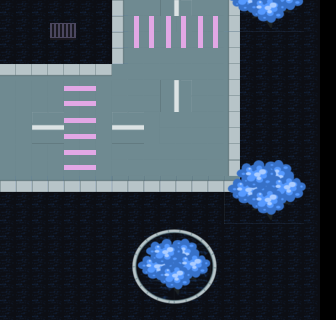

The image is a tile-based game level rendered from a .tmx file. Its description and complete source (layers, tilesets, objects, tile grids) follow:
An orthogonal 21x20 tile map with 16x16 px tiles, 5 tile layers (Void, Ground, Wall1, ObjCanMove, ...), 3 tilesets and 9 objects (Police, GraveyardEntrance, RoadToPolice, RoadToPoliceBk, PoliceBk, ...).

<map version="1.10" tiledversion="1.10.2" orientation="orthogonal" renderorder="right-down" width="21" height="20" tilewidth="16" tileheight="16" infinite="0" nextlayerid="10" nextobjectid="17">
 <tileset firstgid="1" source="../Tile/town.tsx" />
 <tileset firstgid="601" source="../Tile/blackblock.tsx" />
 <tileset firstgid="602" source="../Tile/cyberpunk.tsx" />
 <layer id="2" name="Void" width="21" height="20">
  <data encoding="csv">
601,601,601,601,601,601,601,601,601,601,601,601,601,601,601,601,601,601,601,601,601,
601,601,601,601,601,601,601,601,601,601,601,601,601,601,601,601,601,601,601,601,601,
601,601,601,601,601,601,601,601,601,601,601,601,601,601,601,601,601,601,601,601,601,
601,601,601,601,601,601,601,601,601,601,601,601,601,601,601,601,601,601,601,601,601,
601,601,601,601,601,601,601,601,601,601,601,601,601,601,601,601,601,601,601,601,601,
601,601,601,601,601,601,601,601,601,601,601,601,601,601,601,601,601,601,601,601,601,
601,601,601,601,601,601,601,601,601,601,601,601,601,601,601,601,601,601,601,601,601,
601,601,601,601,601,601,601,601,601,601,601,601,601,601,601,601,601,601,601,601,601,
601,601,601,601,601,601,601,601,601,601,601,601,601,601,601,601,601,601,601,601,601,
601,601,601,601,601,601,601,601,601,601,601,601,601,601,601,601,601,601,601,601,601,
601,601,601,601,601,601,601,601,601,601,601,601,601,601,601,601,601,601,601,601,601,
601,601,601,601,601,601,601,601,601,601,601,601,601,601,601,601,601,601,601,601,601,
601,601,601,601,601,601,601,601,601,601,601,601,601,601,601,601,601,601,601,601,601,
601,601,601,601,601,601,601,601,601,601,601,601,601,601,601,601,601,601,601,601,601,
601,601,601,601,601,601,601,601,601,601,601,601,601,601,601,601,601,601,601,601,601,
601,601,601,601,601,601,601,601,601,601,601,601,601,601,601,601,601,601,601,601,601,
601,601,601,601,601,601,601,601,601,601,601,601,601,601,601,601,601,601,601,601,601,
601,601,601,601,601,601,601,601,601,601,601,601,601,601,601,601,601,601,601,601,601,
601,601,601,601,601,601,601,601,601,601,601,601,601,601,601,601,601,601,601,601,601,
601,601,601,601,601,601,601,601,601,601,601,601,601,601,601,601,601,601,601,601,601
</data>
 </layer>
 <layer id="3" name="Ground" width="21" height="20">
  <data encoding="csv">
2,2,2,2,2,2,2,25,2684354566,2684354566,3221225502,3221225501,2684354566,2684354566,8,2,2,2,2,2,0,
2,2,2,2,2,2,2,25,2684354566,2684354566,27,27,2684354566,2684354566,8,2,2,2,2,2,0,
2,2,2,2,2,2,2,25,2684354566,2684354566,2684354566,2684354566,2684354566,2684354566,8,2,2,2,2,2,0,
2,2,2,2,2,2,2,25,2684354566,2684354566,2684354566,2684354566,2684354566,2684354566,8,2,2,2,2,2,0,
1610612744,1610612744,1610612744,1610612744,1610612744,1610612744,1610612744,68,2684354566,2684354566,2684354566,2684354566,2684354566,2684354566,8,2,2,2,2,2,0,
6,6,6,6,6,6,6,68,2684354566,2684354566,3221225502,3221225501,2684354566,2684354566,8,2,2,2,2,2,0,
6,6,6,6,6,6,6,68,2684354566,2684354566,3221225482,3221225481,2684354566,2684354566,8,2,2,2,2,2,0,
6,6,2684354589,2684354569,6,6,6,2684354589,2684354569,6,2684354566,2684354566,2684354566,2684354566,8,2,2,2,2,2,0,
6,6,2684354590,2684354570,6,6,6,2684354590,2684354570,6,2684354566,2684354566,2684354566,2684354566,8,2,2,2,2,2,0,
6,6,6,6,6,6,6,68,2684354566,2684354566,2684354566,2684354566,2684354566,68,8,2,2,2,2,2,0,
6,6,6,6,6,6,6,68,68,68,68,68,68,68,28,2,2,2,2,2,0,
1610612761,1610612761,1610612761,1610612761,1610612761,1610612761,1610612761,107,107,107,107,107,107,107,130,2,2,2,2,2,0,
2,2,2,2,2,2,2,2,2,2,2,2,2,2,2,2,2,2,2,2,0,
2,2,2,2,2,2,2,2,2,2,2,2,2,2,2,2,2,2,2,2,0,
2,2,2,2,2,2,2,2,2,2,2,2,2,2,2,2,2,2,2,2,0,
2,2,2,2,2,2,2,2,2,2,2,2,2,2,2,2,2,2,2,2,0,
2,2,2,2,2,2,2,2,2,2,2,2,2,2,2,2,2,2,2,2,0,
2,2,2,2,2,2,2,2,2,2,2,2,2,2,2,2,2,2,2,2,0,
2,2,2,2,2,2,2,2,2,2,2,2,2,2,2,2,2,2,2,2,0,
2,2,2,2,2,2,2,2,2,2,2,2,2,2,2,2,2,2,2,2,0
</data>
 </layer>
 <layer id="4" name="Wall1" width="21" height="20">
  <data encoding="csv">
0,0,0,0,0,0,0,0,0,0,0,0,0,0,0,0,0,0,0,0,601,
0,0,0,0,0,0,0,0,0,0,0,0,0,0,0,0,0,0,0,0,601,
0,0,0,0,0,0,0,0,0,0,0,0,0,0,0,0,0,0,0,0,601,
0,0,0,0,0,0,0,0,0,0,0,0,0,0,0,0,0,0,0,0,601,
0,0,0,0,0,0,0,0,0,0,0,0,0,0,0,0,0,0,0,0,601,
0,0,0,0,0,0,0,0,0,0,0,0,0,0,0,0,0,0,0,0,601,
0,0,0,0,0,0,0,0,0,0,0,0,0,0,0,0,0,0,0,0,601,
0,0,0,0,0,0,0,0,0,0,0,0,0,0,0,0,0,0,0,0,601,
0,0,0,0,0,0,0,0,0,0,0,0,0,0,0,0,0,0,0,0,601,
0,0,0,0,0,0,0,0,0,0,0,0,0,0,0,0,0,0,0,0,601,
0,0,0,0,0,0,0,0,0,0,0,0,0,0,0,0,0,0,0,0,601,
0,0,0,0,0,0,0,0,0,0,0,0,0,0,0,0,0,0,0,0,601,
0,0,0,0,0,0,0,0,0,0,0,0,0,0,0,0,0,0,0,0,601,
0,0,0,0,0,0,0,0,0,0,0,0,0,0,0,0,0,0,0,0,601,
0,0,0,0,0,0,0,0,0,0,0,0,0,0,0,0,0,0,0,0,601,
0,0,0,0,0,0,0,0,0,0,0,0,0,0,0,0,0,0,0,0,601,
0,0,0,0,0,0,0,0,0,0,0,0,0,0,0,0,0,0,0,0,601,
0,0,0,0,0,0,0,0,0,0,0,0,0,0,0,0,0,0,0,0,601,
0,0,0,0,0,0,0,0,0,0,0,0,0,0,0,0,0,0,0,0,601,
0,0,0,0,0,0,0,0,0,0,0,0,0,0,0,0,0,0,0,0,601
</data>
 </layer>
 <layer id="5" name="ObjCanMove" width="21" height="20">
  <data encoding="csv">
0,0,0,0,0,0,0,0,0,0,0,0,0,0,0,0,0,0,0,0,0,
0,0,0,992,993,0,0,0,734,735,734,735,734,735,0,0,0,0,0,0,0,
0,0,0,1008,1009,0,0,0,750,751,750,751,750,751,0,0,0,0,0,0,0,
0,0,0,0,0,0,0,0,0,0,0,0,0,0,0,0,0,0,0,0,0,
0,0,0,0,0,0,0,0,0,0,0,0,0,0,0,0,0,0,0,0,0,
0,0,0,0,766,767,0,0,0,0,0,0,0,0,0,0,0,0,0,0,0,
0,0,0,0,782,783,0,0,0,0,0,0,0,0,0,0,0,0,0,0,0,
0,0,0,0,766,767,0,0,0,0,0,0,0,0,0,0,0,0,0,0,0,
0,0,0,0,766,767,0,0,0,0,0,0,0,0,0,0,0,0,0,0,0,
0,0,0,0,766,767,0,0,0,0,0,0,0,0,0,0,0,0,0,0,0,
0,0,0,0,782,783,0,0,0,0,0,0,0,0,0,0,0,0,0,0,0,
0,0,0,0,0,0,0,0,0,0,0,0,0,0,107,0,0,0,0,0,0,
0,0,0,0,0,0,0,0,0,0,0,0,0,0,0,0,0,0,0,0,0,
0,0,0,0,0,0,0,0,0,0,0,0,0,0,0,0,0,0,0,0,0,
0,0,0,0,0,0,0,0,0,0,0,0,0,0,0,0,0,0,0,0,0,
0,0,0,0,0,0,0,0,0,0,0,0,0,0,0,0,0,0,0,0,0,
0,0,0,0,0,0,0,0,0,0,0,0,0,0,0,0,0,0,0,0,0,
0,0,0,0,0,0,0,0,0,0,0,0,0,0,0,0,0,0,0,0,0,
0,0,0,0,0,0,0,0,0,0,0,0,0,0,0,0,0,0,0,0,0,
0,0,0,0,0,0,0,0,0,0,0,0,0,0,0,0,0,0,0,0,0
</data>
 </layer>
 <layer id="6" name="Object" width="21" height="20">
  <data encoding="csv">
0,0,0,0,0,0,0,0,0,0,0,0,0,0,51,52,53,54,55,0,0,
0,0,0,0,0,0,0,0,0,0,0,0,0,0,71,72,73,74,75,0,0,
0,0,0,0,0,0,0,0,0,0,0,0,0,0,0,0,0,0,0,0,0,
0,0,0,0,0,0,0,0,0,0,0,0,0,0,0,0,0,0,0,0,0,
0,0,0,0,0,0,0,0,0,0,0,0,0,0,0,0,0,0,0,0,0,
0,0,0,0,0,0,0,0,0,0,0,0,0,0,0,0,0,0,0,0,0,
0,0,0,0,0,0,0,0,0,0,0,0,0,0,0,0,0,0,0,0,0,
0,0,0,0,0,0,0,0,0,0,0,0,0,0,0,0,0,0,0,0,0,
0,0,0,0,0,0,0,0,0,0,0,0,0,0,0,0,0,0,0,0,0,
0,0,0,0,0,0,0,0,0,0,0,0,0,0,0,0,0,0,0,0,0,
0,0,0,0,0,0,0,0,0,0,0,0,0,0,11,12,13,14,15,0,0,
0,0,0,0,0,0,0,0,0,0,0,0,0,0,31,32,33,34,35,36,0,
0,0,0,0,0,0,0,0,0,0,0,0,0,0,51,52,53,54,55,0,0,
0,0,0,0,0,0,0,0,0,0,0,0,0,0,71,72,73,74,75,0,0,
0,0,0,0,0,0,0,0,501,502,503,504,505,506,0,0,0,0,0,0,0,
0,0,0,0,0,0,0,0,521,522,523,524,525,526,0,0,0,0,0,0,0,
0,0,0,0,0,0,0,0,541,542,543,544,545,546,0,0,0,0,0,0,0,
0,0,0,0,0,0,0,0,561,562,563,564,565,566,0,0,0,0,0,0,0,
0,0,0,0,0,0,0,0,581,582,583,584,585,586,0,0,0,0,0,0,0,
0,0,0,0,0,0,0,0,0,0,0,0,0,0,0,0,0,0,0,0,0
</data>
 </layer>
 <objectgroup id="7" name="Areas">
  <object id="2" name="Police" x="0" y="0.5" width="17" height="300" />
  <object id="3" name="GraveyardEntrance" x="-1" y="300.5" width="338" height="19.5" />
  <object id="8" name="RoadToPolice" x="18.5" y="1.5" width="318.5" height="17" />
 </objectgroup>
 <objectgroup id="9" name="Points">
  <object id="13" name="RoadToPoliceBk" x="176" y="66">
   <point />
  </object>
  <object id="14" name="PoliceBk" x="59" y="129.667">
   <point />
  </object>
  <object id="15" name="Start" x="161" y="141.667">
   <point />
  </object>
  <object id="16" name="GraveyardEntranceBk" x="85.6667" y="265.667">
   <point />
  </object>
 </objectgroup>
 <objectgroup id="8" name="SpawnAreaLayer">
  <object id="11" name="SpawnArea0" x="261" y="53.6667" width="13" height="77" />
  <object id="12" name="SpawnArea1" x="266" y="260" width="12.6667" height="10.6667" />
 </objectgroup>
</map>
